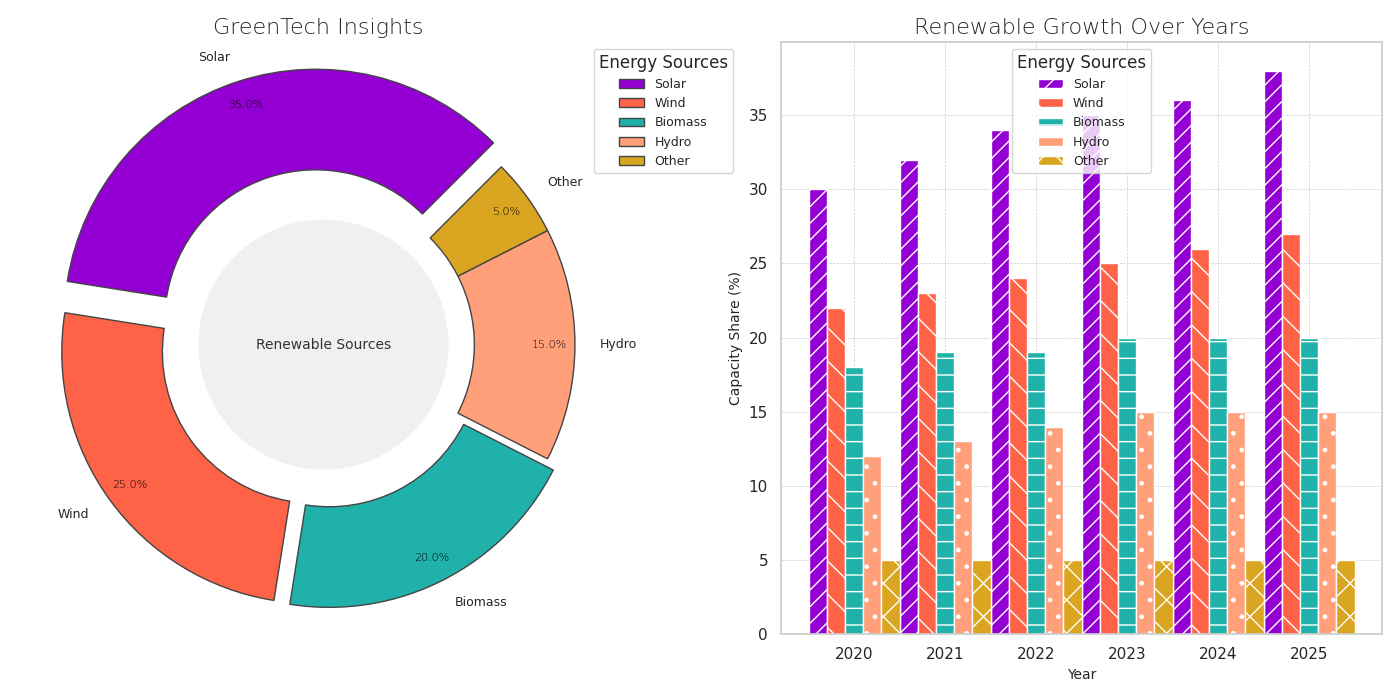

Write Python code to recreate this figure.
import matplotlib.pyplot as plt
import numpy as np

energy_sources = ['Solar', 'Wind', 'Biomass', 'Hydro', 'Other']
percentages = [35, 25, 20, 15, 5]

colors = ['#9400D3', '#FF6347', '#20B2AA', '#FFA07A', '#DAA520']

years = np.arange(2020, 2026)
solar = [30, 32, 34, 35, 36, 38]
wind = [22, 23, 24, 25, 26, 27]
biomass = [18, 19, 19, 20, 20, 20]
hydropower = [12, 13, 14, 15, 15, 15]
other_renewables = [5, 5, 5, 5, 5, 5]

fig, axs = plt.subplots(1, 2, figsize=(14, 7))

wedges, texts, autotexts = axs[0].pie(
    percentages, 
    labels=energy_sources, 
    colors=colors, 
    autopct='%1.1f%%', 
    startangle=45, 
    pctdistance=0.9,
    wedgeprops=dict(width=0.4, edgecolor='#444444'),
    explode=(0.1, 0.05, 0.05, 0, 0),
    shadow=False
)

centre_circle = plt.Circle((0, 0), 0.50, fc='#f0f0f0')
axs[0].add_artist(centre_circle)
axs[0].set_title('GreenTech Insights', fontsize=16, fontweight='light')

plt.setp(autotexts, size=8, weight="light", color="black")
plt.setp(texts, size=9)
axs[0].axis('equal')

axs[0].legend(wedges, energy_sources, title="Energy Sources", loc='upper right', bbox_to_anchor=(1.2, 1.0), fontsize=9)
axs[0].annotate('Renewable Sources', xy=(0, 0), fontsize=10, fontweight='regular', color='#333333', ha='center', va='center')

width = 0.2
bar_positions = np.arange(len(years))

axs[1].bar(bar_positions - 2*width, solar, width, label='Solar', hatch='//', color='#9400D3')
axs[1].bar(bar_positions - width, wind, width, label='Wind', hatch='\\', color='#FF6347')
axs[1].bar(bar_positions, biomass, width, label='Biomass', hatch='-', color='#20B2AA')
axs[1].bar(bar_positions + width, hydropower, width, label='Hydro', hatch='.', color='#FFA07A')
axs[1].bar(bar_positions + 2*width, other_renewables, width, label='Other', hatch='x', color='#DAA520')

axs[1].set_title('Renewable Growth Over Years', fontsize=16, fontweight='light')
axs[1].set_xlabel('Year', fontsize=10)
axs[1].set_ylabel('Capacity Share (%)', fontsize=10)
axs[1].set_xticks(bar_positions)
axs[1].set_xticklabels(years)
axs[1].legend(title="Energy Sources", fontsize=9, loc='upper center')
axs[1].grid(True, which='major', linestyle='--', linewidth=0.5)

plt.tight_layout()
plt.show()
